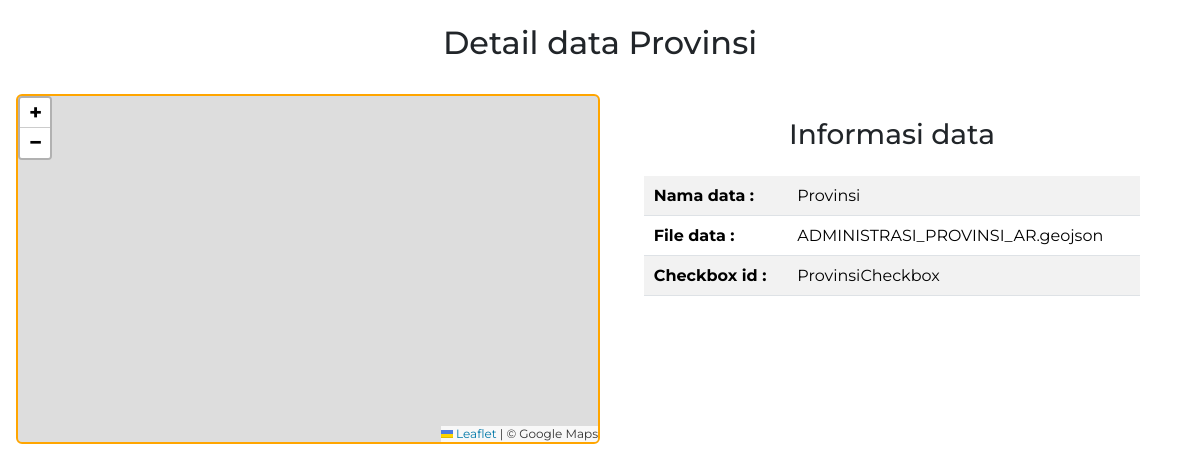
Screenshot of /backend/detail-administrasi?id=20 (signed in) with the database file from the repository.
### tables this page shows
CREATE TABLE `administrasi` (
  `id` int NOT NULL,
  `nama_adm` varchar(255) NOT NULL,
  `file_json` varchar(255) NOT NULL,
  `checkbox_id` varchar(255) NOT NULL,
  `hide` int DEFAULT '1'
);

### backend/detail-administrasi.php (called while the page is built, shortened)
<?php
require 'functions/functions.php';
$id = $_GET["id"];
$getdata = query("SELECT * FROM administrasi WHERE id = $id")[0];
require 'views/detail-administrasi.view.php';

### backend/functions/functions.php (called while the page is built, shortened)
<?php
include_once 'sweetalert.php';
if (!function_exists('koneksi')) {
    function koneksi()
    {
        $conn = mysqli_connect("localhost", "root", "", "webgis_cilegon");
        return $conn;
    }
}
if (!function_exists('query')) {
    function query($sql, $params = [])
    {
        $conn = koneksi();
        $stmt = mysqli_prepare($conn, $sql);
        $result = mysqli_stmt_execute($stmt);
        $rows = [];
        $result_set = mysqli_stmt_get_result($stmt);
        while ($row = mysqli_fetch_assoc($result_set)) {
            $rows[] = $row;
        }
        return $rows;
    }
}

### backend/views/detail-administrasi.view.php (the view, shortened to what this page needs)
<?php include 'views/partials/starter-head.php' ?>
<h2 class="text-center mt-4 mb-3">Detail data <?= $getdata['nama_adm']; ?></h2>
<div class="container-fluid p-3">
    <div class="row">
        <div class="col-lg-6 col-md-12 mb-4 ">
            <div id="map" class="rounded-2 m-auto"></div>
        </div>
        <div class="col-lg-6 col-md-12 mt-4 ">
            <div class="informasi m-auto">
                <h3 class="text-center">Informasi data</h3>
                <div class="data mt-4">
                    <table class="table table-striped">
                        <tbody>
                            <tr class="kolom">
                                <th>Nama data :</th>
                                <td><?= $getdata['nama_adm']; ?></td>
                            </tr>
                            <tr class="kolom">
                                <th>File data :</th>
                                <td><?= $getdata['file_json']; ?></td>
                            </tr>
                            <tr class="kolom">
                                <th>Checkbox id :</th>
                                <td><?= $getdata['checkbox_id']; ?></td>
                            </tr>
                        </tbody>
                    </table>
                </div>
            </div>
        </div>
    </div>
</div>
<?php include 'views/partials/starter-foot.php' ?>

### backend/css/default.css (style rules this page uses)
* { padding: 0 !important; margin: 0 !important; }

### backend/css/detail-administrasi.css (style rules this page uses)
* { font-family: Montserrat; }
th { padding: 10px !important; }
td { padding: 10px !important; }
#map { height: 350px !important; border: 2px solid orange; }
.informasi { width: 85%; }

### rows the page displays
administrasi: nama_adm "Provinsi", file_json "ADMINISTRASI_PROVINSI_AR.geojson", checkbox "ProvinsiCheckbox"
